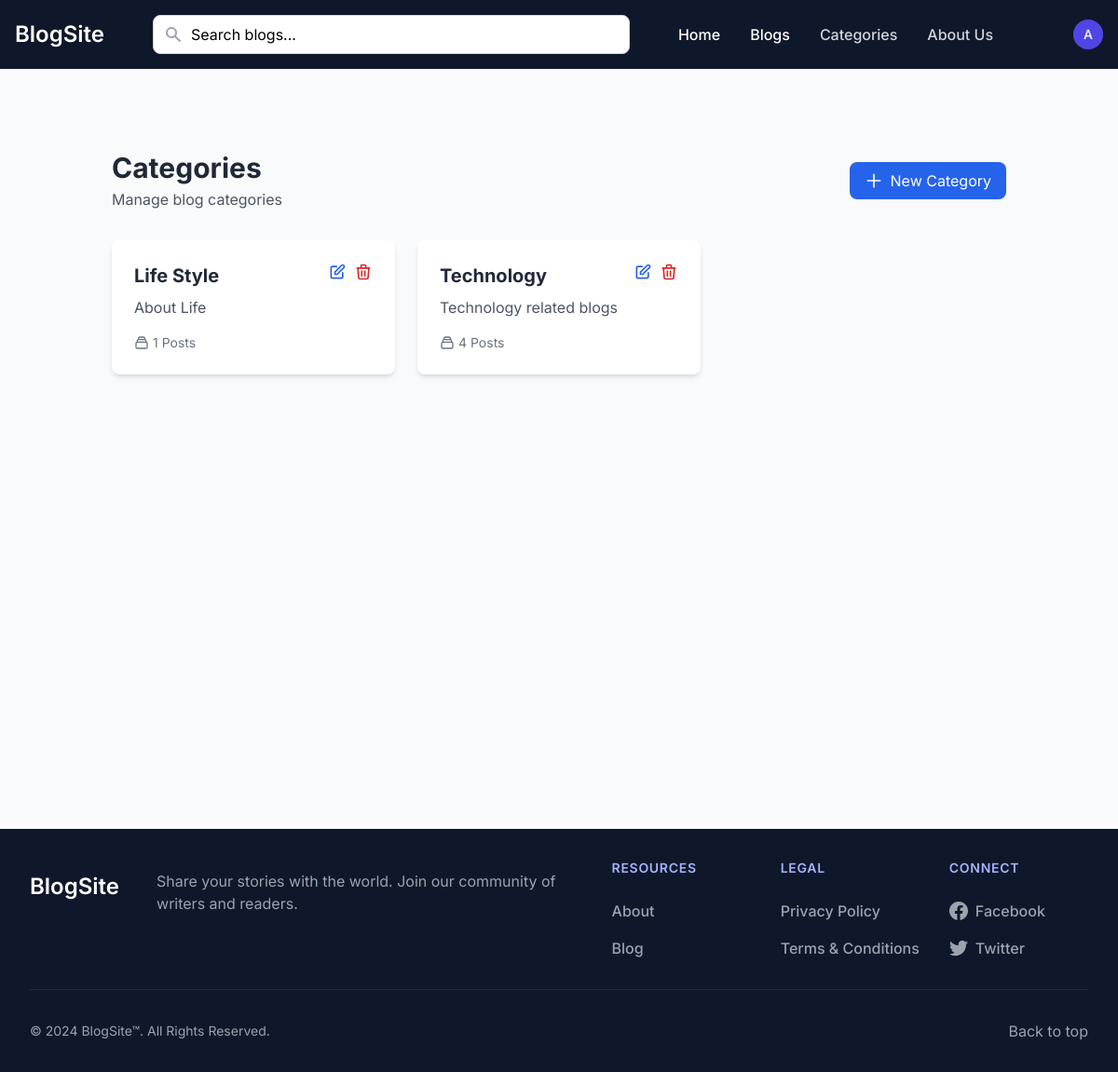
/categories (signed in), run on the app's committed database.
### app.py (models this page shows, shortened)
class User(UserMixin, db.Model):
    id = db.Column(db.Integer, primary_key=True)
    name = db.Column(db.String(100), nullable=False)
    email = db.Column(db.String(120), unique=True, nullable=False)
    password = db.Column(db.String(200), nullable=False)
    is_admin = db.Column(db.Boolean, default=False)
    created_at = db.Column(db.DateTime, nullable=False, default=datetime.utcnow)
    updated_at = db.Column(db.DateTime, default=datetime.utcnow, onupdate=datetime.utcnow)

class Category(db.Model):
    id = db.Column(db.Integer, primary_key=True)
    name = db.Column(db.String(50), unique=True, nullable=False)
    description = db.Column(db.Text)
    created_at = db.Column(db.DateTime, default=datetime.utcnow)
    updated_at = db.Column(db.DateTime, default=datetime.utcnow, onupdate=datetime.utcnow)
    blogs = db.relationship('Blog', backref='category', lazy=True)

### app.py (the view)
@app.route('/categories')
@login_required
def list_categories():
    categories = Category.query.order_by(Category.name).all()
    return render_template('categories.html', categories=categories, user=current_user)

### app.py (called while the page is built)
@app.context_processor
def utility_processor():
    return {
        'POSTS_PER_PAGE': app.config['POSTS_PER_PAGE'],
        'min': min  # Make min() function available in templates
    }

@login_manager.user_loader
def load_user(user_id):
    return User.query.get(int(user_id))

### templates/categories.html (shortened to what this page needs)
{% extends "base.html" %}
{% block content %}
<div class="max-w-6xl mx-auto my-10 px-4">
    <div class="flex justify-between items-center mb-8">
        <div>
            <h2 class="text-3xl font-bold text-gray-800">Categories</h2>
            <p class="text-gray-600 mt-1">Manage blog categories</p>
        </div>
        {% if user.is_admin%}
        <a href="{{ url_for('create_category') }}"
           class="inline-flex items-center px-4 py-2 bg-blue-600 text-white rounded-lg hover:bg-blue-700 focus:outline-none focus:ring-2 focus:ring-blue-500">
            <svg class="w-5 h-5 mr-2" fill="none" stroke="currentColor" viewBox="0 0 24 24">
                <path stroke-linecap="round" stroke-linejoin="round" stroke-width="2" d="M12 4v16m8-8H4"></path>
            </svg>
            New Category
        </a>
        {% endif %}
    </div>
    <div class="grid grid-cols-1 md:grid-cols-2 lg:grid-cols-3 gap-6">
        {% for category in categories %}
        <div class="bg-white rounded-lg shadow-md overflow-hidden hover:shadow-lg transition-shadow duration-300">
            <div class="p-6">
                <div class="flex justify-between items-start">
                    <div>
                        <h3 class="text-xl font-bold text-gray-800">{{ category.name }}</h3>
                        <p class="text-gray-600 mt-2">{{ category.description or 'No description available' }}</p>
                    </div>
                    <div class="flex space-x-2">
                        <a href="{{ url_for('edit_category', category_id=category.id) }}"
                           class="text-blue-600 hover:text-blue-800">
                            <svg class="w-5 h-5" fill="none" stroke="currentColor" viewBox="0 0 24 24">
                                <path stroke-linecap="round" stroke-linejoin="round" stroke-width="2" d="M11 5H6a2 2 0 00-2 2v11a2 2 0 002 2h11a2 2 0 002-2v-5m-1.414-9.414a2 2 0 112.828 2.828L11.828 15H9v-2.828l8.586-8.586z"></path>
                            </svg>
                        </a>
                        <form method="POST" action="{{ url_for('delete_category', category_id=category.id) }}"
                              class="inline"
                              onsubmit="return confirm('Are you sure you want to delete this category?')">
                            <button type="submit" class="text-red-600 hover:text-red-800">
                                <svg class="w-5 h-5" fill="none" stroke="currentColor" viewBox="0 0 24 24">
                                    <path stroke-linecap="round" stroke-linejoin="round" stroke-width="2" d="M19 7l-.867 12.142A2 2 0 0116.138 21H7.862a2 2 0 01-1.995-1.858L5 7m5 4v6m4-6v6m1-10V4a1 1 0 00-1-1h-4a1 1 0 00-1 1v3M4 7h16"></path>
                                </svg>
                            </button>
                        </form>
                    </div>
                </div>
                <div class="mt-4 flex items-center text-sm text-gray-500">
                    <svg class="w-4 h-4 mr-1" fill="none" stroke="currentColor" viewBox="0 0 24 24">
                        <path stroke-linecap="round" stroke-linejoin="round" stroke-width="2" d="M19 11H5m14 0a2 2 0 012 2v6a2 2 0 01-2 2H5a2 2 0 01-2-2v-6a2 2 0 012-2m14 0V9a2 2 0 00-2-2M5 11V9a2 2 0 012-2m0 0V5a2 2 0 012-2h6a2 2 0 012 2v2M7 7h10"></path>
                    </svg>
                    {{ category.blogs|length }} Posts
                </div>
            </div>
        </div>
        {% endfor %}
    </div>
</div>
{% endblock %}

### templates/base.html (shortened to what this page needs)
<!DOCTYPE html>
<html lang="en">
<head>
    <link href="{{ url_for('static', filename='dist/css/output.css') }}" rel="stylesheet">
</head>
<body class="bg-gray-50">
    <nav class="bg-slate-900">
        <div class="max-w-screen-xl flex flex-wrap items-center justify-between mx-auto p-4">
            <a href="/" class="flex items-center space-x-3 rtl:space-x-reverse">
                <span class="self-center text-2xl font-semibold whitespace-nowrap text-white">BlogSite</span>
            </a>
            <div class="flex items-center md:order-2">
                {% if current_user.is_authenticated %}
                    <button type="button"
                            class="flex text-sm bg-slate-700 rounded-full md:me-0 focus:ring-4 focus:ring-indigo-500"
                            id="user-menu-button"
                            aria-expanded="false"
                            data-dropdown-toggle="user-dropdown"
                            data-dropdown-placement="bottom"
                            style="margin-left: 50px;">
                        <div class="w-8 h-8 rounded-full bg-indigo-600 flex items-center justify-center">
                            <span class="text-white font-medium">{{ current_user.name[:1] }}</span>
                        </div>
                    </button>
                {% else %}
                    <a href="{{ url_for('login') }}"
                        style="margin-left: 50px;"
                       class="text-white bg-indigo-600 hover:bg-indigo-700 focus:ring-4 focus:outline-none focus:ring-indigo-300 font-medium rounded-lg text-sm px-4 py-2 text-center shadow-sm">
                        Login
                    </a>
                {% endif %}
            </div>
            <div class="items-center justify-between hidden w-full md:flex md:w-auto md:order-1 bg-slate-900" id="navbar-cta">
                <ul class="flex flex-col font-medium p-4 md:p-0 mt-4 rounded-lg md:space-x-8 rtl:space-x-reverse md:flex-row md:mt-0">
                    <li>
                        <a href="/" class="block py-2 px-3 md:p-0 text-white hover:text-indigo-300" aria-current="page">Home</a>
                    </li>
                    <li>
                        <a href="{{url_for('all_blogs')}}" class="block py-2 px-3 md:p-0 text-white hover:text-indigo-300" aria-current="page">Blogs</a>
                    </li>
                    {% if user.is_admin %}
                    <li>
                        <a href="{{ url_for('list_categories') }}" class="block py-2 px-3 md:p-0 text-gray-300 hover:text-indigo-300">Categories</a>
                    </li>
                    {% endif %}
                    <li>
                        <a href="#" class="block py-2 px-3 md:p-0 text-gray-300 hover:text-indigo-300">About Us</a>
                    </li>
                </ul>
            </div>
            <div class="flex-1 max-w-lg mx-4 relative">
                <form action="{{ url_for('search') }}" method="GET" class="relative">
                    <div class="relative">
                        <input type="text" name="q"
                               class="w-full px-4 py-2 pl-10 pr-4 rounded-lg border border-gray-300 focus:outline-none focus:ring-2 focus:ring-indigo-500 focus:border-indigo-500"
                               id="searchInput"
                               placeholder="Search blogs..."
                               autocomplete="off"
                               value="{{ request.args.get('q', '') }}">
                        <div class="absolute inset-y-0 left-0 pl-3 flex items-center pointer-events-none">
                        </div>
                    </div>
                </form>
            </div>
        </div>
    </nav>
    <main class="container mx-auto px-4 py-8 min-h-screen">
        {% block content %}{% endblock %}
    </main>
    <footer class="bg-slate-900 text-white">
        <div class="mx-auto w-full max-w-screen-xl p-8">
            <div class="md:flex md:justify-between">
                <div class="mb-6 md:mb-0">
                    <a href="/" class="flex items-center space-y-3">
                        <span class="self-center text-2xl font-semibold whitespace-nowrap text-white">BlogSite</span>
                        <p class="text-gray-400 mt-4 max-w-md" style="margin-left: 40px;">Share your stories with the world. Join our community of writers and readers.</p>
                    </a>
                </div>
                <div class="grid grid-cols-2 gap-12 sm:gap-8 sm:grid-cols-3">
                    <div>
                        <h2 class="mb-6 text-sm font-semibold text-indigo-300 uppercase tracking-wider">Resources</h2>
                        <ul class="text-gray-400 font-medium space-y-4">
                            <li class="mb-4">
                                <a href="#" class="hover:text-indigo-300 transition-colors duration-200">About</a>
                            </li>
                            <li>
                                <a href="#" class="hover:text-indigo-300 transition-colors duration-200">Blog</a>
                            </li>
                        </ul>
                    </div>
                    <div>
                        <h2 class="mb-6 text-sm font-semibold text-indigo-300 uppercase tracking-wider">Legal</h2>
                        <ul class="text-gray-400 font-medium space-y-4">
                            <li class="mb-4">
                                <a href="#" class="hover:text-indigo-300 transition-colors duration-200">Privacy Policy</a>
                            </li>
                            <li>
                                <a href="#" class="hover:text-indigo-300 transition-colors duration-200">Terms &amp; Conditions</a>
                            </li>
                        </ul>
                    </div>
                    <div>
                        <h2 class="mb-6 text-sm font-semibold text-indigo-300 uppercase tracking-wider">Connect</h2>
                        <ul class="text-gray-400 font-medium space-y-4">
                            <li>
                                <a href="#" class="hover:text-indigo-300 transition-colors duration-200 flex items-center">
                                    Facebook
                                </a>
                            </li>
                            <li>
                                <a href="#" class="hover:text-indigo-300 transition-colors duration-200 flex items-center">
                                    Twitter
                                </a>
                            </li>
                        </ul>
                    </div>
                </div>
            </div>
            <hr class="my-8 border-slate-800" />
            <div class="sm:flex sm:items-center sm:justify-between">
                <span class="text-sm text-gray-400 sm:text-center">© 2024 BlogSite™. All Rights Reserved.</span>
                <div class="flex mt-4 sm:mt-0">
                    <a href="#" class="text-gray-400 hover:text-indigo-300 transition-colors duration-200">
                        Back to top
                    </a>
                </div>
            </div>
        </div>
    </footer>
</body>
</html>

### templates/base.html (style rules this page uses)
body { font-family: 'Inter', sans-serif; }

### data on the page
User: name "A"
Category: name "Life Style", description "About Life", blogs|length "1"
Category: name "Technology", description "Technology related blogs", blogs|length "4"
